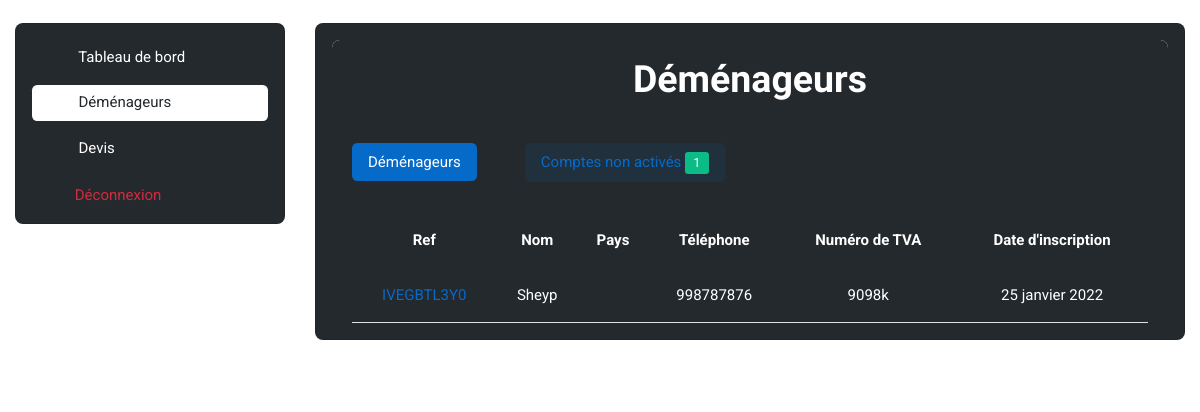
The app's page /administration/Movers/ (signed in), older data.
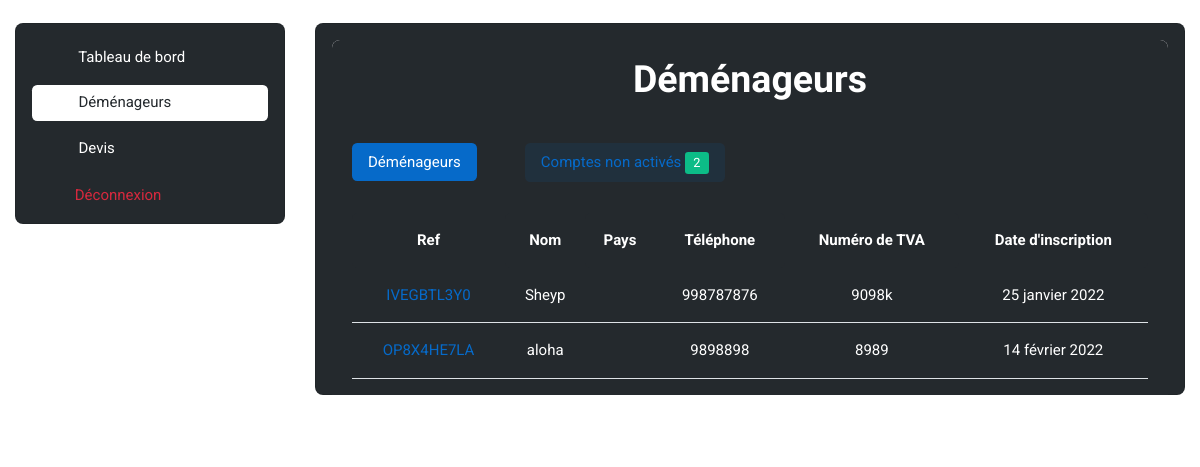
The same page, newer data.
### base_app/models.py (models this page shows, shortened)
class Mover(models.Model):
    ref = models.CharField(max_length=30, default="")
    company_name = models.CharField(max_length=300)
    company_phone_number = models.CharField(max_length=50)
    Adresse = models.CharField(max_length=300, default="")
    employee_number = models.IntegerField(default=0)
    number_max_quote_request = models.IntegerField(default=1)
    website = models.CharField(max_length=300, default="")
    TVA_number = models.CharField(max_length=30, default="")
    Postal_Code = models.IntegerField(default=0)
    City = models.CharField(max_length=300, default="")
    company_statut = models.CharField(max_length=300, default="")
    company_description = models.TextField(default="")
    logo = models.ImageField(upload_to='user/images/profil_image/', blank=True, default="")
    validated = models.BooleanField(default=False)
    activated = models.BooleanField(default=False)
    created = models.DateTimeField(auto_now_add=True)
    user = models.ForeignKey(User, on_delete=models.CASCADE, default="")
    country = models.ForeignKey(Country, on_delete=models.CASCADE, default="")
    moving_type1 = models.ForeignKey(Moving_Type1, on_delete=models.CASCADE, default="")

### administration/views.py (the view, shortened to what this page needs)
# urls.py: path('Movers/', views.movers_home, name='movers_home'),
@login_required
def movers_home(request):
    countries = Country.objects.all()
    moving_type1 = Moving_Type1.objects.all()
    moving_type2 = Moving_Type2.objects.all()
    movers = Mover.objects.all()
    movers_activated = Mover.objects.filter(activated=True)
    movers_unactivated = Mover.objects.filter(activated=False)
    movers_unactivated_count = Mover.objects.filter(activated=False).count()
    users = User.objects.all()
    if request.method == 'GET':
        form = Mover_Form()
        return render(request, 'administration/movers/movers_home.html', {'countries': countries,
                                                                          'moving_type1': moving_type1, 'moving_type2'
                                                                          : moving_type2, 'movers': movers, 'users':
                                                                          users, 'movers_unactivated':
                                                                          movers_unactivated, 'movers_unactivated_count'
                                                                          : movers_unactivated_count, 'form': form,
                                                                          'movers_activated': movers_activated})

### administration/templates/administration/movers/movers_home.html (shortened to what the changed rows need)
{% extends 'administration/admin_base.html' %}
{% load static %}
{% block main %}
    <div class="card">
        <div class="card-header bg-dark" align="center">
            <h2 class="text-white">Déménageurs</h2>
        </div>
        <div class="card-body bg-dark">
            <ul class="nav nav-pills nav-pill-soft mb-3" id="movers-pills-tab" role="tablist">
                <li class="nav-item me-2 me-sm-5" role="presentation">
                    <button class="nav-link" id="movers-pills-tab-2" data-bs-toggle="pill" data-bs-target="#movers-pills-tab2" type="button" role="tab" aria-controls="movers-pills-tab2" aria-selected="false">
                        Comptes non activés
                        <span class="badge text-white bg-success rounded-1">{{movers_unactivated_count}}</span>
                    </button>
                </li>
            </ul>
            <div class="tab-content mb-0" id="movers-pills-tabContent">
                <div class="tab-pane fade show active" id="movers-pills-tab1" role="tabpanel" aria-labelledby="movers-pills-tab-1">
                    <div class="row">
                        <div class="col-12">
                            <div class="row justify-content-between">
                                <div class="table-responsive-lg border-0">
                                    <table class="table table-dark-gray align-middle p-4 mb-0 text-white">
                                        <thead align="center">
                                            <tr>
                                                <th scope="col" class="border-0 rounded-start">Ref</th>
                                                <th scope="col" class="border-0 rounded-start">Nom</th>
                                                <th scope="col" class="border-0 rounded-start">Pays</th>
                                                <th scope="col" class="border-0 rounded-end">Téléphone</th>
                                                <th scope="col" class="border-0 rounded-end">Numéro de TVA</th>
                                                <th scope="col" class="border-0 rounded-end">Date d'inscription</th>
                                            </tr>
                                        </thead>
                                        <tbody align="center">
                                            {% for mover in movers %}
                                                <tr>
                                                    <td>
                                                        <a href="{% url 'mover_detail' mover.id %}">
                                                            <center>{{mover.ref}}</center>
                                                        </a>
                                                    </td>
                                                    <td>
                                                        <center>
                                                            {{mover.company_name}}
                                                        </center>
                                                    </td>
                                                    <td>
                                                    </td>
                                                    <td>
                                                        <center>
                                                            {{mover.company_phone_number}}
                                                        </center>
                                                    </td>
                                                    <td>
                                                        <center>
                                                            {{mover.TVA_number}}
                                                        </center>
                                                    </td>
                                                    <td>
                                                        <center>
                                                            {% load i18n %}
                                                            {% language 'fr' %}
                                                                {{mover.created|date:'d F Y'}}
                                                            {% endlanguage %}
                                                        </center>
                                                    </td>
                                                </tr>
                                            {% endfor %}
                                        </tbody>
                                    </table>
                                </div>
                            </div>
                        </div>
                    </div>
                </div>
                                            {% for mover in movers_unactivated %}
                                                            {% load i18n %}
                                            {% endfor %}
            </div>
        </div>
    </div>
{% endblock %}

Row changes from the older to the newer data that the page shows:
added Mover: ref "OP8X4HE7LA", company_name "aloha", company_phone_number "9898898", TVA_number "8989", created "14 février 2022"
Text that changed along with them:
{{ movers_unactivated_count }}: "1" → "2"
